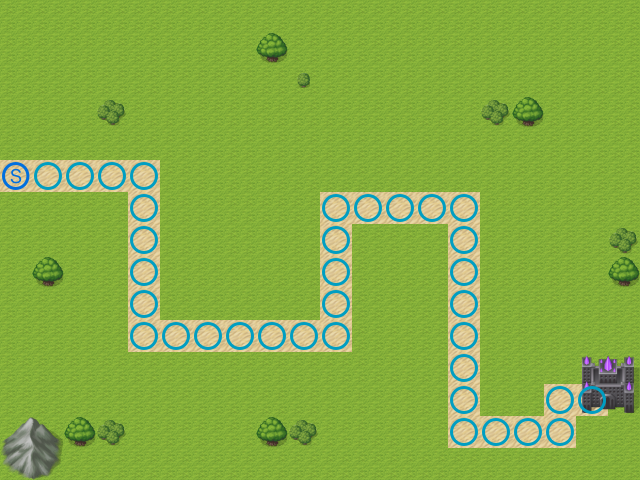

This game map was drawn from its Tiled (.tmx) file and the tilesets committed beside it. A one-line description and the full map source follow:
An orthogonal 20x15 tile map with 32x32 px tiles, 3 tile layers (field, field2, path).

<map version="1.2" tiledversion="1.3.1" orientation="orthogonal" renderorder="right-down" compressionlevel="0" width="20" height="15" tilewidth="32" tileheight="32" infinite="0" nextlayerid="4" nextobjectid="1">
 <tileset firstgid="1" source="tileset.tsx" />
 <layer id="1" name="field" width="20" height="15">
  <data encoding="csv">
1,1,1,1,1,1,1,1,1,1,1,1,1,1,1,1,1,1,1,1,
1,1,1,1,1,1,1,1,1,1,1,1,1,1,1,1,1,1,1,1,
1,1,1,1,1,1,1,1,1,1,1,1,1,1,1,1,1,1,1,1,
1,1,1,1,1,1,1,1,1,1,1,1,1,1,1,1,1,1,1,1,
1,1,1,1,1,1,1,1,1,1,1,1,1,1,1,1,1,1,1,1,
2,2,2,2,2,1,1,1,1,1,1,1,1,1,1,1,1,1,1,1,
1,1,1,1,2,1,1,1,1,1,2,2,2,2,2,1,1,1,1,1,
1,1,1,1,2,1,1,1,1,1,2,1,1,1,2,1,1,1,1,1,
1,1,1,1,2,1,1,1,1,1,2,1,1,1,2,1,1,1,1,1,
1,1,1,1,2,1,1,1,1,1,2,1,1,1,2,1,1,1,1,1,
1,1,1,1,2,2,2,2,2,2,2,1,1,1,2,1,1,1,1,1,
1,1,1,1,1,1,1,1,1,1,1,1,1,1,2,1,1,1,1,1,
1,1,1,1,1,1,1,1,1,1,1,1,1,1,2,1,1,2,2,1,
1,1,1,1,1,1,1,1,1,1,1,1,1,1,2,2,2,2,1,1,
1,1,1,1,1,1,1,1,1,1,1,1,1,1,1,1,1,1,1,1
</data>
 </layer>
 <layer id="2" name="field2" width="20" height="15">
  <data encoding="csv">
0,0,0,0,0,0,0,0,0,0,0,0,0,0,0,0,0,0,0,0,
0,0,0,0,0,0,0,0,11,0,0,0,0,0,0,0,0,0,0,0,
0,0,0,0,0,0,0,0,0,9,0,0,0,0,0,0,0,0,0,0,
0,0,0,10,0,0,0,0,0,0,0,0,0,0,0,10,11,0,0,0,
0,0,0,0,0,0,0,0,0,0,0,0,0,0,0,0,0,0,0,0,
0,0,0,0,0,0,0,0,0,0,0,0,0,0,0,0,0,0,0,0,
0,0,0,0,0,0,0,0,0,0,0,0,0,0,0,0,0,0,0,0,
0,0,0,0,0,0,0,0,0,0,0,0,0,0,0,0,0,0,0,10,
0,11,0,0,0,0,0,0,0,0,0,0,0,0,0,0,0,0,0,11,
0,0,0,0,0,0,0,0,0,0,0,0,0,0,0,0,0,0,0,0,
0,0,0,0,0,0,0,0,0,0,0,0,0,0,0,0,0,0,0,0,
0,0,0,0,0,0,0,0,0,0,0,0,0,0,0,0,0,0,15,16,
0,0,0,0,0,0,0,0,0,0,0,0,0,0,0,0,0,0,23,24,
13,14,11,10,0,0,0,0,11,10,0,0,0,0,0,0,0,0,0,0,
21,22,0,0,0,0,0,0,0,0,0,0,0,0,0,0,0,0,0,0
</data>
 </layer>
 <layer id="3" name="path" width="20" height="15">
  <data encoding="csv">
0,0,0,0,0,0,0,0,0,0,0,0,0,0,0,0,0,0,0,0,
0,0,0,0,0,0,0,0,0,0,0,0,0,0,0,0,0,0,0,0,
0,0,0,0,0,0,0,0,0,0,0,0,0,0,0,0,0,0,0,0,
0,0,0,0,0,0,0,0,0,0,0,0,0,0,0,0,0,0,0,0,
0,0,0,0,0,0,0,0,0,0,0,0,0,0,0,0,0,0,0,0,
26,25,25,25,25,0,0,0,0,0,0,0,0,0,0,0,0,0,0,0,
0,0,0,0,25,0,0,0,0,0,25,25,25,25,25,0,0,0,0,0,
0,0,0,0,25,0,0,0,0,0,25,0,0,0,25,0,0,0,0,0,
0,0,0,0,25,0,0,0,0,0,25,0,0,0,25,0,0,0,0,0,
0,0,0,0,25,0,0,0,0,0,25,0,0,0,25,0,0,0,0,0,
0,0,0,0,25,25,25,25,25,25,25,0,0,0,25,0,0,0,0,0,
0,0,0,0,0,0,0,0,0,0,0,0,0,0,25,0,0,0,0,0,
0,0,0,0,0,0,0,0,0,0,0,0,0,0,25,0,0,25,25,0,
0,0,0,0,0,0,0,0,0,0,0,0,0,0,25,25,25,25,0,0,
0,0,0,0,0,0,0,0,0,0,0,0,0,0,0,0,0,0,0,0
</data>
 </layer>
</map>
